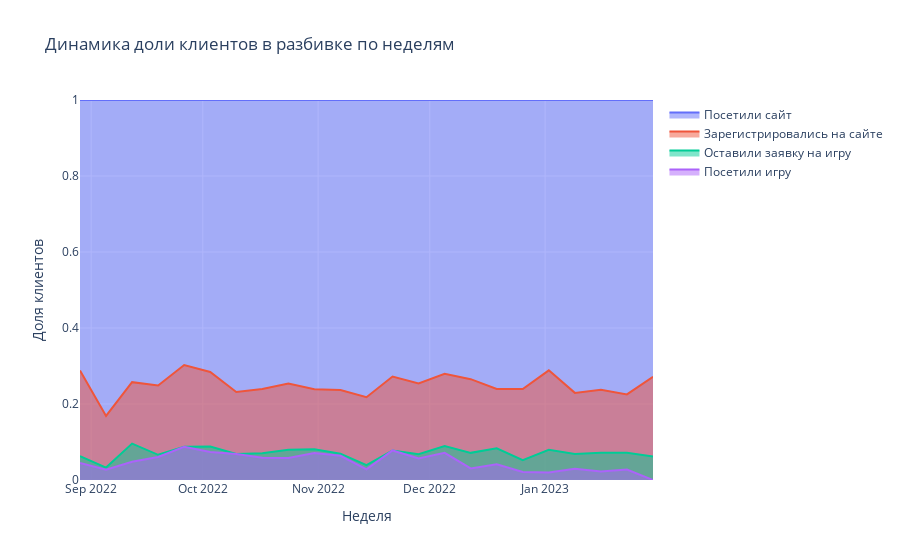

Source (notebook cell):
### Markdown cell above
Аналогично строим график для долей:

### Code cell
x=df.dt

# Шаг 0. В это окошке будем строить графики
fig = go.Figure()

# Шаг 1.1. Строим линейный график, где визуализируем в динамике долю людей, посетивших сайт
fig.add_trace(go.Scatter(
    x=x, y=df.amount_visit / df.amount_visit,
    fill='tozeroy',
    name='Посетили сайт'
))

# Шаг 1.2. Строим линейный график, где визуализируем в динамике долю людей, зарегистрировавшихся на сайте
fig.add_trace(go.Scatter(
    x=x, y=df.amount_reg / df.amount_visit,
    fill='tozeroy',
    name='Зарегистрировались на сайте'
))

# Шаг 1.3. Строим линейный график, где визуализируем в динамике долю людей, оставивших заявку на игру
fig.add_trace(go.Scatter(
    x=x, y=df.amount_app / df.amount_visit,
    fill='tozeroy',
    name='Оставили заявку на игру'
))

# Шаг 1.4. Строим линейный график, где визуализируем в динамике долю людей, посетивших игру
fig.add_trace(go.Scatter(
    x=x, y=df.amount_game / df.amount_visit,
    fill='tozeroy',
    name='Посетили игру'
))

# Шаг 2.1. Определяем диапазон значений оси oY
fig.update_layout(yaxis_range=(0, 1))

# Шаг 2.2. Даем название нашему графику, а также даем названием обеим осям oX и oY
fig.update_layout(title='Динамика доли клиентов в разбивке по неделям', 
                  xaxis_title='Неделя', yaxis_title='Доля клиентов')

### Figure 1 — Plotly figure (JSON) as saved in the notebook; plotly's stock layout.template omitted (floating-point values rounded to 4 significant figures)
{"data": [{"fill": "tozeroy", "name": "Посетили сайт", "type": "scatter", "x": ["2022-08-29T00:00:00", "2022-09-05T00:00:00", "2022-09-12T00:00:00", "2022-09-19T00:00:00", "2022-09-26T00:00:00", "2022-10-03T00:00:00", "2022-10-10T00:00:00", "2022-10-17T00:00:00", "2022-10-24T00:00:00", "2022-10-31T00:00:00", "2022-11-07T00:00:00", "2022-11-14T00:00:00", "2022-11-21T00:00:00", "2022-11-28T00:00:00", "2022-12-05T00:00:00", "2022-12-12T00:00:00", "2022-12-19T00:00:00", "2022-12-26T00:00:00", "2023-01-02T00:00:00", "2023-01-09T00:00:00", "2023-01-16T00:00:00", "2023-01-23T00:00:00", "2023-01-30T00:00:00"], "y": [1, 1, 1, 1, 1, 1, 1, 1, 1, 1, 1, 1, 1, 1, 1, 1, 1, 1, 1, 1, 1, 1, 1]}, {"fill": "tozeroy", "name": "Зарегистрировались на сайте", "type": "scatter", "x": ["2022-08-29T00:00:00", "2022-09-05T00:00:00", "2022-09-12T00:00:00", "2022-09-19T00:00:00", "2022-09-26T00:00:00", "2022-10-03T00:00:00", "2022-10-10T00:00:00", "2022-10-17T00:00:00", "2022-10-24T00:00:00", "2022-10-31T00:00:00", "2022-11-07T00:00:00", "2022-11-14T00:00:00", "2022-11-21T00:00:00", "2022-11-28T00:00:00", "2022-12-05T00:00:00", "2022-12-12T00:00:00", "2022-12-19T00:00:00", "2022-12-26T00:00:00", "2023-01-02T00:00:00", "2023-01-09T00:00:00", "2023-01-16T00:00:00", "2023-01-23T00:00:00", "2023-01-30T00:00:00"], "y": [0.2883, 0.1685, 0.2575, 0.2486, 0.3026, 0.2843, 0.2316, 0.2398, 0.254, 0.2386, 0.237, 0.2179, 0.2722, 0.2542, 0.2798, 0.2653, 0.2396, 0.2396, 0.2886, 0.2293, 0.2376, 0.2253, 0.2716]}, {"fill": "tozeroy", "name": "Оставили заявку на игру", "type": "scatter", "x": ["2022-08-29T00:00:00", "2022-09-05T00:00:00", "2022-09-12T00:00:00", "2022-09-19T00:00:00", "2022-09-26T00:00:00", "2022-10-03T00:00:00", "2022-10-10T00:00:00", "2022-10-17T00:00:00", "2022-10-24T00:00:00", "2022-10-31T00:00:00", "2022-11-07T00:00:00", "2022-11-14T00:00:00", "2022-11-21T00:00:00", "2022-11-28T00:00:00", "2022-12-05T00:00:00", "2022-12-12T00:00:00", "2022-12-19T00:00:00", "2022-12-26T00:00:00", "2023-01-02T00:00:00", "2023-01-09T00:00:00", "2023-01-16T00:00:00", "2023-01-23T00:00:00", "2023-01-30T00:00:00"], "y": [0.06306, 0.03261, 0.09581, 0.0663, 0.08718, 0.08824, 0.06842, 0.07018, 0.07937, 0.08122, 0.06936, 0.03911, 0.07778, 0.0678, 0.08929, 0.07143, 0.08333, 0.05208, 0.0796, 0.06829, 0.07182, 0.07143, 0.06173]}, {"fill": "tozeroy", "name": "Посетили игру", "type": "scatter", "x": ["2022-08-29T00:00:00", "2022-09-05T00:00:00", "2022-09-12T00:00:00", "2022-09-19T00:00:00", "2022-09-26T00:00:00", "2022-10-03T00:00:00", "2022-10-10T00:00:00", "2022-10-17T00:00:00", "2022-10-24T00:00:00", "2022-10-31T00:00:00", "2022-11-07T00:00:00", "2022-11-14T00:00:00", "2022-11-21T00:00:00", "2022-11-28T00:00:00", "2022-12-05T00:00:00", "2022-12-12T00:00:00", "2022-12-19T00:00:00", "2022-12-26T00:00:00", "2023-01-02T00:00:00", "2023-01-09T00:00:00", "2023-01-16T00:00:00", "2023-01-23T00:00:00", "2023-01-30T00:00:00"], "y": [0.04505, 0.02717, 0.0479, 0.06077, 0.08718, 0.07353, 0.06842, 0.05848, 0.0582, 0.07107, 0.06358, 0.02793, 0.07778, 0.0565, 0.07143, 0.03061, 0.04167, 0.02083, 0.0199, 0.02927, 0.0221, 0.02747, 0]}], "layout": {"title": {"text": "Динамика доли клиентов в разбивке по неделям"}, "xaxis": {"title": {"text": "Неделя"}}, "yaxis": {"range": [0, 1], "title": {"text": "Доля клиентов"}}}}
